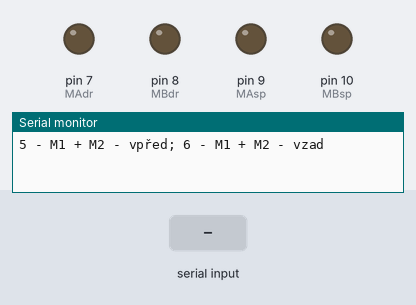
Simulated run of this sketch. Board: Arduino Uno, built with avr-gcc and run on an emulated ATmega328P. Shown: output pins drawn as LEDs (lit = HIGH), the last lines printed to the serial monitor. The test bench sets the inputs (shaded band).

Above: at 1.2 s.
1.3 s: "1" received over Serial
At 2.5 s:
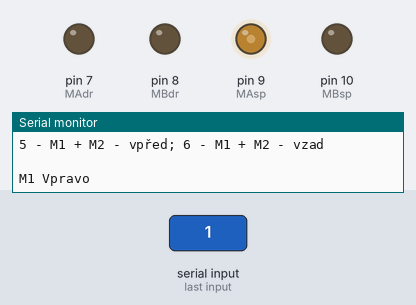
2.8 s: "2" received over Serial
At 3.6 s:
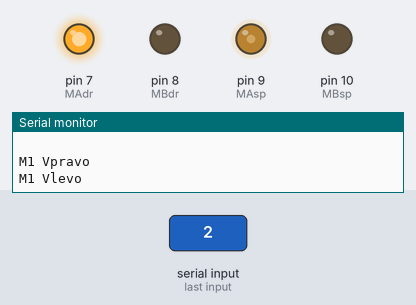
4.3 s: "0" received over Serial
At 4.8 s:
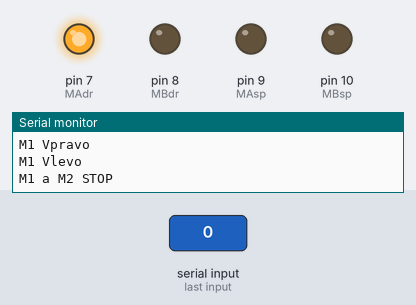
5.8 s: "5" received over Serial
At 7.0 s:
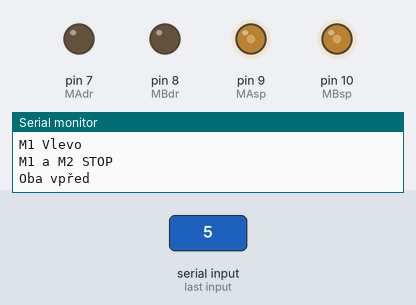
7.3 s: "6" received over Serial
At 8.3 s:
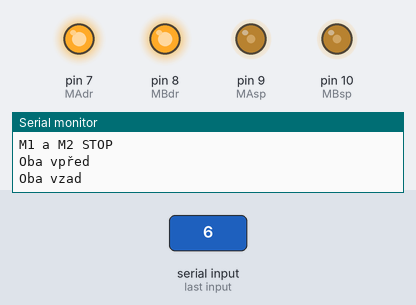
8.8 s: "3" received over Serial
At 9.4 s:
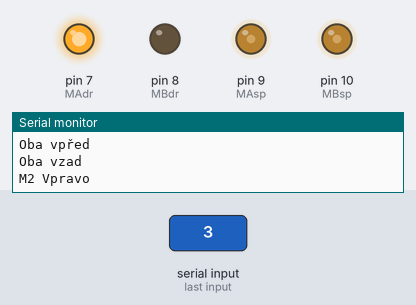
Timing chart, 0 to 11.3 s (numbered marks = the images above; inputs shaded):
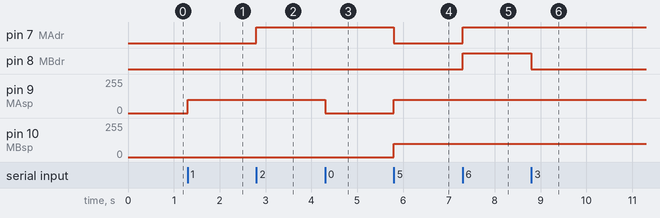

Measured:
- after the input at 1.3 s, pin 9 (MAsp): 0/255 → 100/255 at once
- after the input at 2.8 s, pin 7 (MAdr): LOW → HIGH at once
- after the input at 4.3 s, pin 9 (MAsp): 100/255 → 0/255 at once
- after the input at 5.8 s, pin 7 (MAdr): HIGH → LOW at once; pin 9 (MAsp), pin 10 (MBsp): 0/255 → 100/255 at once
- after the input at 7.3 s, pin 7 (MAdr), pin 8 (MBdr): LOW → HIGH at once
- after the input at 8.8 s, pin 8 (MBdr): HIGH → LOW at once

The sketch:

motor_DRV_8835_pololu.ino
```cpp
//Pololu DRV8835 Dual Motor Driver Shield for Arduino
//https://www.pololu.com/product/2511

#define MAsp 9              //rychlost A - PWM, 0 = off, 255 MAX.
#define MAdr 7              //směr A LOW/HIGH
#define MBsp 10             //rychlost B - PWM, 0 = off, 255 MAX.
#define MBdr 8              //směr B LOW/HIGH
int incomingByte = 0; // for incoming serial data


// the setup function runs once when you press reset or power the board
void setup() {

  pinMode(MAsp,OUTPUT);      //rychlost A - PWM
  pinMode(MAdr,OUTPUT);      //směr A
  pinMode(MBsp,OUTPUT);      //rychlost B - PWM
  pinMode(MBdr,OUTPUT);      //směr B

  Serial.begin(115200); // opens serial port, sets data rate to 115200 bps
  Serial.println("Motor M1 a M2");
  Serial.println("0 - STOP; 1 - M1 Vpravo; 2 - M1 Vlevo; 3 - M2 Vpravo; 4 - M2 Vlevo; 5 - M1 + M2 - vpřed");
  Serial.println("5 - M1 + M2 - vpřed; 6 - M1 + M2 - vzad");
  Serial.println(" ");


  // off
 digitalWrite(MAsp, LOW);
 digitalWrite(MAdr, LOW);
 digitalWrite(MBsp, LOW);
 digitalWrite(MBdr, LOW);


}

// the loop function runs over and over again forever
void loop() {

if (Serial.available() > 0) {
 char text = Serial.read();
 if (text == '0') {
  digitalWrite(MAsp, LOW);
  digitalWrite(MBsp, LOW);
  Serial.println("M1 a M2 STOP");
  delay(100);
 }
 if (text == '1') {
  digitalWrite(MAdr, LOW);
  analogWrite(MAsp,100);
  Serial.println("M1 Vpravo");

 }
 if (text == '2') {
  digitalWrite(MAdr, HIGH);
  analogWrite(MAsp,100);
  Serial.println("M1 Vlevo");
 }
 if (text == '3') {
  digitalWrite(MBdr, LOW);
  analogWrite(MBsp,100);
  Serial.println("M2 Vpravo");
 }
 if (text == '4') {
  digitalWrite(MBdr, HIGH);
  analogWrite(MBsp,100);
  Serial.println("M2 Vlevo");
 }
if (text == '5') {
  digitalWrite(MAdr, LOW);
  digitalWrite(MBdr, LOW);
  analogWrite(MAsp,100);
  analogWrite(MBsp,100);
  Serial.println("Oba vpřed");
 }

if (text == '6') {
  digitalWrite(MAdr, HIGH);
  digitalWrite(MBdr, HIGH);
  analogWrite(MAsp,100);
  analogWrite(MBsp,100);
  Serial.println("Oba vzad");
 }

}

}
```
